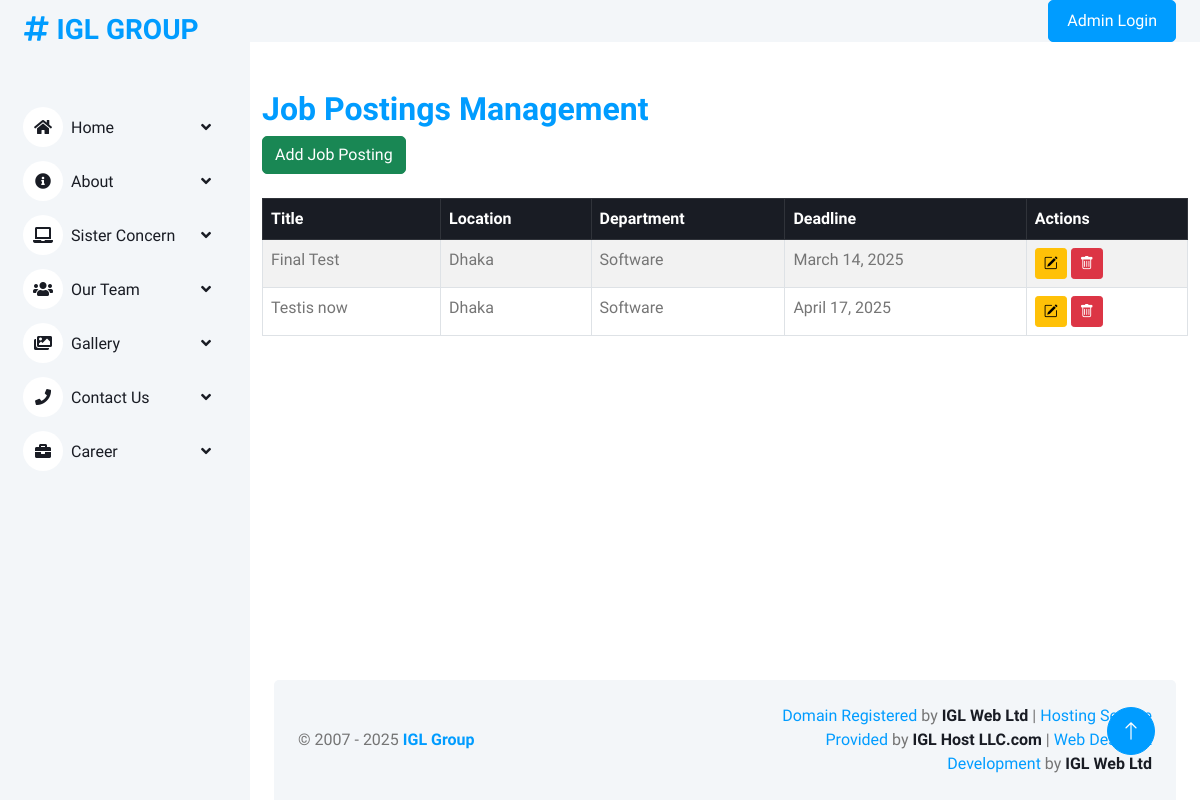
The page /job-postings/ on the database as committed earlier.
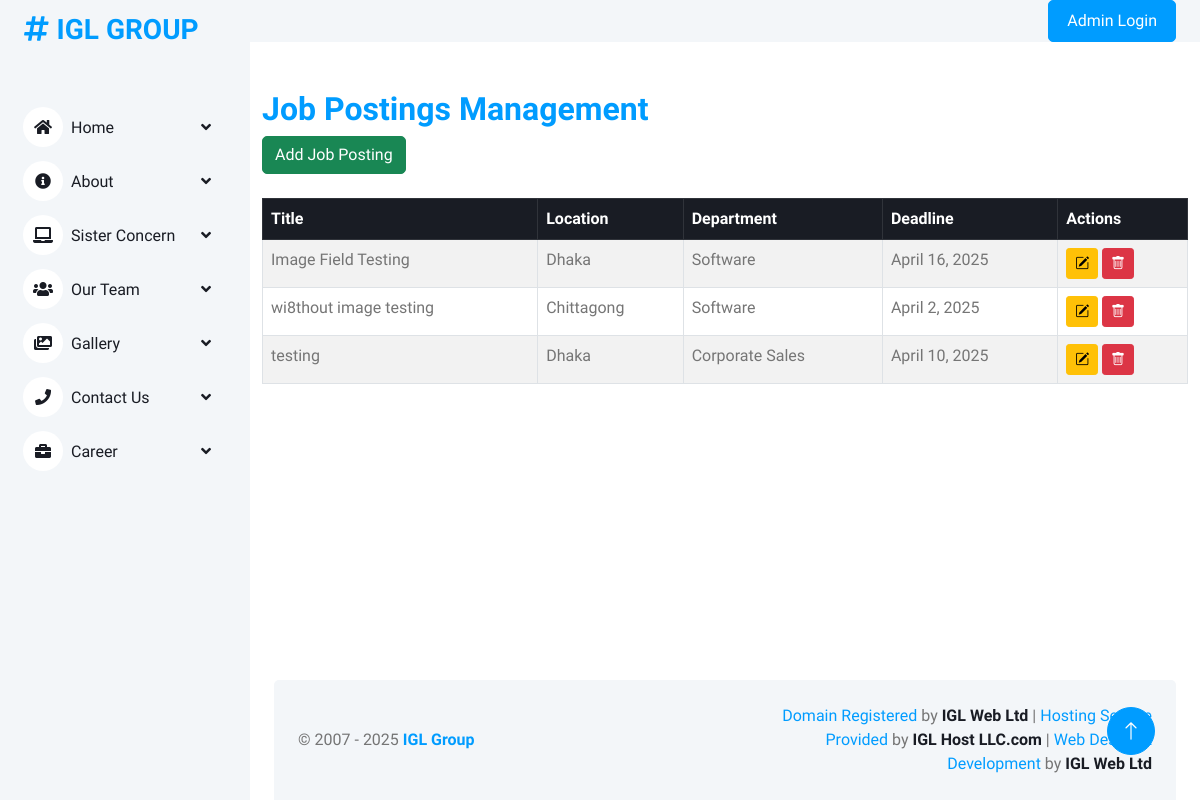
The same page on the database as committed later.
### igl/models.py (models this page shows, shortened)
class JobPosting(models.Model):
    LOCATION_CHOICES = [
        ('dhaka', 'Dhaka'),
        ('chittagong', 'Chittagong'),
    ]
    DEPARTMENT_CHOICES = [
        ('IT', 'IT'),
        ('SEO', 'SEO'),
        ('SOFTWARE', 'Software'),
        ('TELESALES', 'Telesales'),
        ('HR', 'HR'),
        ('ACCOUNTS', 'Accounts'),
        ('CORPORATE SALES', 'Corporate Sales'),
    ]
    title = models.CharField(max_length=200)
    short_description = RichTextField(max_length=200)
    full_description = RichTextField(max_length=5000)
    location = models.CharField(max_length=100, choices=LOCATION_CHOICES, default="dhaka")
    department = models.CharField(max_length=50, choices=DEPARTMENT_CHOICES, default="IT")  # Department field
    image = models.ImageField(upload_to='job_images/', blank=True, null=True)
    job_type = models.CharField(
        max_length=50,
        choices=[
            ('full-time', 'Full Time'),
            ('part-time', 'Part Time'),
            ('contract', 'Contract'),
        ]
    )
    salary = models.CharField(max_length=100, null=True, help_text="Specify salary range (e.g., 30,000 - 50,000 BDT)")
    posted_date = models.DateTimeField(auto_now_add=True)
    deadline = models.DateField()
    is_active = models.BooleanField(default=True)

### igl/admin_views.py (the view)
# urls.py: path('job-postings/', admin_views.job_posting_list, name='job_posting_list'),
def job_posting_list(request):
    jobs = JobPosting.objects.all()
    return render(request, 'backend/job_posting_list.html', {'jobs': jobs})

### igl/context_processors.py (called while the page is built)
def global_context(request):
    logo = Logo.objects.filter(is_active=True).first()
    menus = NavMenu.objects.filter(is_active=True)
    sister_concerns = SisterConcern.objects.all()
    footer_sister_concerns = SisterConcern.objects.values('title', 'link')  # Get only title and link fields
    footer_sister_concerns = list(footer_sister_concerns)  # Convert queryset to list of dictionaries
    mid_point = len(footer_sister_concerns) // 2  # Find the middle point
    column1 = footer_sister_concerns[:mid_point]  # First half for column1
    column2 = footer_sister_concerns[mid_point:]  # Second half for column2
    return {
        'logo': logo,
        'menus': menus,
        'sister_concerns': sister_concerns,
        'column1': column1,  # Added for footer
        'column2': column2,  # Added for footer
    }

### igl/templates/backend/job_posting_list.html (shortened to what this page needs)
{% extends "backend/base.html" %}
{% load static %}
{% block content %}
<div class="container">
    <div class="mt-5 mb-4">
        <h2 class="text-primary">Job Postings Management</h2>
        <button class="btn btn-success" data-bs-toggle="modal" data-bs-target="#addJobModal">Add Job Posting</button>
    </div>
    <div class="table-responsive">
        <table class="table table-bordered table-striped">
            <thead class="table-dark">
                <tr>
                    <th>Title</th>
                    <th>Location</th>
                    <th>Department</th>
                    <th>Deadline</th>
                    <th>Actions</th>
                </tr>
            </thead>
            <tbody>
                {% for job in jobs %}
                <tr>
                    <td>{{ job.title }}</td>
                    <td>{{ job.get_location_display }}</td>
                    <td>{{ job.get_department_display }}</td>
                    <td>{{ job.deadline }}</td>
                    <td>
                        <button class="btn btn-warning btn-sm" onclick="editJob({{ job.id }})" title="Edit Job">
                            <i class="bi bi-pencil-square"></i>
                        </button>
                        <button class="btn btn-danger btn-sm" onclick="deleteJob({{ job.id }})" title="Delete Job">
                            <i class="bi bi-trash"></i>
                        </button>
                    </td>
                </tr>
                {% endfor %}
            </tbody>
        </table>
    </div>
</div>
{% endblock %}

### igl/templates/backend/base.html (shortened to what this page needs)
{% load static %}
<!DOCTYPE html>
<html lang="en">
<head>
    <link href="https://cdnjs.cloudflare.com/ajax/libs/font-awesome/5.10.0/css/all.min.css" rel="stylesheet">
    <link href="https://cdn.jsdelivr.net/npm/bootstrap-icons@1.4.1/font/bootstrap-icons.css" rel="stylesheet">
    <link href="lib/owlcarousel/assets/owl.carousel.min.css" rel="stylesheet">
    <link href="lib/tempusdominus/css/tempusdominus-bootstrap-4.min.css" rel="stylesheet" />
    <link href="{% static 'backend/css/bootstrap.min.css'%}" rel="stylesheet">
    <link href="{% static 'backend/css/style.css'%}" rel="stylesheet">
</head>
<body>
    <div class="container-xxl position-relative bg-white d-flex p-0">
      <div class="sidebar pe-4 pb-3">
        <nav class="navbar bg-light navbar-light">
            <a href="{% url 'dashboard' %}" class="navbar-brand mx-4 mb-3">
                <h3 class="text-primary"><i class="fa fa-hashtag me-2"></i>IGL GROUP</h3>
            </a>
            <div class="navbar-nav w-100">
<div class="nav-item dropdown {% if request.path == '/home_banner_list/' %}active{% endif %}">
    <a href="{% url 'home_banner_list' %}" class="nav-link dropdown-toggle" data-bs-toggle="dropdown">
        <i class="fa fa-home me-2"></i>Home
    </a>
</div>
<div class="nav-item dropdown {% if request.path == '/about_banner_form/' %}active{% endif %}">
    <a href="#" class="nav-link dropdown-toggle" data-bs-toggle="dropdown">
        <i class="fa fa-info-circle me-2"></i>About
    </a>
</div>
<div class="nav-item dropdown">
    <a href="#" class="nav-link dropdown-toggle" data-bs-toggle="dropdown">
        <i class="fa fa-laptop me-2"></i>Sister Concern
    </a>
</div>
<div class="nav-item dropdown {% if request.path == '/manage_bod/' or request.path == '/manage_staff/' %}active{% endif %}">
    <a href="#" class="nav-link dropdown-toggle" data-bs-toggle="dropdown">
        <i class="fa fa-users me-2"></i>Our Team
    </a>
</div>
<div class="nav-item dropdown {% if request.path == '/gallery_banner_form/' or request.path == '/gallery_album_list/' or request.path == '/gallery_album_details_list/' or request.path == '/manage_videos/' %}active{% endif %}">
    <a href="#" class="nav-link dropdown-toggle" data-bs-toggle="dropdown">
        <i class="fa fa-images me-2"></i>Gallery
    </a>
</div>
<div class="nav-item dropdown {% if request.path == '/location_list/' %}active{% endif %}">
    <a href="#" class="nav-link dropdown-toggle" data-bs-toggle="dropdown">
        <i class="fa fa-phone me-2"></i>Contact Us
    </a>
</div>
<div class="nav-item dropdown {% if request.path == '/job_posting_list/' or request.path == '/job_application_list/' %}active{% endif %}">
    <a href="#" class="nav-link dropdown-toggle" data-bs-toggle="dropdown">
        <i class="fa fa-briefcase me-2"></i>Career
    </a>
</div>
            </div>
        </nav>
    </div>
        <div class="content">
            <nav class="navbar navbar-expand bg-light navbar-light sticky-top px-4 py-0">
                <div class="navbar-nav align-items-center ms-auto">
                    <div class="nav-item dropdown" style="margin-left: auto; display: flex; justify-content: flex-end;">
                        {% if user.is_authenticated %}
                            <a href="#" class="nav-link dropdown-toggle" data-bs-toggle="dropdown" style="padding: 8px 18px;">
                                <span class="d-none d-lg-inline-flex">{{ user.username }}</span>
                            </a>
                            <div class="dropdown-menu dropdown-menu-end bg-light border-0 rounded-0 rounded-bottom m-0">
                                <a href="{% url 'logout' %}" class="dropdown-item" style="padding: 8px 18px;">Log Out</a>
                            </div>
                        {% else %}
                            <a href="{% url 'login' %}" class="btn btn-primary" style="padding: 8px 18px;">Admin Login</a>
                        {% endif %}
                    </div>
                </div>
            </nav>
            {% block content %}
            {% endblock content %}
<div class="container-fluid pt-4 px-4">
    <div class="bg-light rounded-top p-4 text-center">
        <div class="row align-items-center justify-content-center">
            <div class="col-lg-6 col-md-12 text-md-center text-lg-start">
                <p class="mb-0">
                    &copy; 2007 - <span id="current-year"></span>
                    <a href="https://iglgroup.org/" target="_blank" class="fw-bold text-primary text-decoration-none">
                        IGL Group
                    </a>
                </p>
            </div>
            <div class="col-lg-6 col-md-12 text-md-center text-lg-end mt-2 mt-lg-0">
                <p class="mb-0">
                    <a href="https://iglweb.com/web/domains-services-dotBD.php" target="_blank" class="text-decoration-none text-primary">
                        Domain Registered
                    </a> by
                    <a href="https://iglweb.com/web/home.php" class="fw-bold text-dark">IGL Web Ltd</a> |
                    <a href="https://iglweb.com/web/hosting-regular-shared.php" target="_blank" class="text-decoration-none text-primary">
                        Hosting Service Provided
                    </a> by
                    <a href="https://iglweb.com/web/home.php" class="fw-bold text-dark">IGL Host LLC.com</a> |
                    <a href="https://iglweb.com/web/web-desing.php" target="_blank" class="text-decoration-none text-primary">
                        Web Design & Development
                    </a> by
                    <a href="https://iglweb.com/web/home.php" class="fw-bold text-dark">IGL Web Ltd</a>
                </p>
            </div>
        </div>
    </div>
</div>
        </div>
        <a href="#" class="btn btn-lg btn-primary btn-lg-square back-to-top"><i class="bi bi-arrow-up"></i></a>
    </div>
</body>
</html>

### igl/static/backend/css/style.css (style rules this page uses)
:root { --primary: #009CFF; --light: #F3F6F9; --dark: #191C24; }
.back-to-top { position: fixed; display: none; right: 45px; bottom: 45px; z-index: 99; }
.btn { transition: .5s; }
.btn.btn-primary { color: #FFFFFF; }
.btn-lg-square { width: 48px; height: 48px; }
.btn-square, .btn-sm-square, .btn-lg-square { padding: 0; display: inline-flex; align-items: center; justify-content: center; font-weight: normal; border-radius: 50px; }
.sidebar { position: fixed; top: 0; left: 0; bottom: 0; width: 250px; height: 100vh; overflow-y: auto; background: var(--light); transition: 0.5s; z-index: 999; }
.content { margin-left: 250px; min-height: 100vh; background: #FFFFFF; transition: 0.5s; }
@media (min-width: 992px) { .sidebar { margin-left: 0; } }
@media (min-width: 992px) { .content { width: calc(100% - 250px); } }
.sidebar .navbar .navbar-nav .nav-link { padding: 7px 20px; color: var(--dark); font-weight: 500; border-left: 3px solid var(--light); border-radius: 0 30px 30px 0; outline: none; }
.sidebar .navbar .navbar-nav .nav-link i { width: 40px; height: 40px; display: inline-flex; align-items: center; justify-content: center; background: #FFFFFF; border-radius: 40px; }
.sidebar .navbar .dropdown-toggle::after { position: absolute; top: 15px; right: 15px; border: none; content: "\f107"; font-family: "Font Awesome 5 Free"; font-weight: 900; transition: .5s; }
.container-xxl { min-height: 100vh; }
.content { flex: 1; display: flex; flex-direction: column; height: 100vh; }
.container-fluid.pt-4.px-4 { margin-top: auto; }

Rows that differ between the two databases and show on the page:
removed JobPosting: title "Final Test", location "Dhaka", department "Software", deadline "March 14, 2025"
removed JobPosting: title "Testis now", location "Dhaka", department "Software", deadline "April 17, 2025"
added JobPosting: title "Image Field Testing", location "Dhaka", department "Software", deadline "April 16, 2025"
added JobPosting: title "wi8thout image testing", location "Chittagong", department "Software", deadline "April 2, 2025"
added JobPosting: title "testing", location "Dhaka", department "Corporate Sales", deadline "April 10, 2025"
